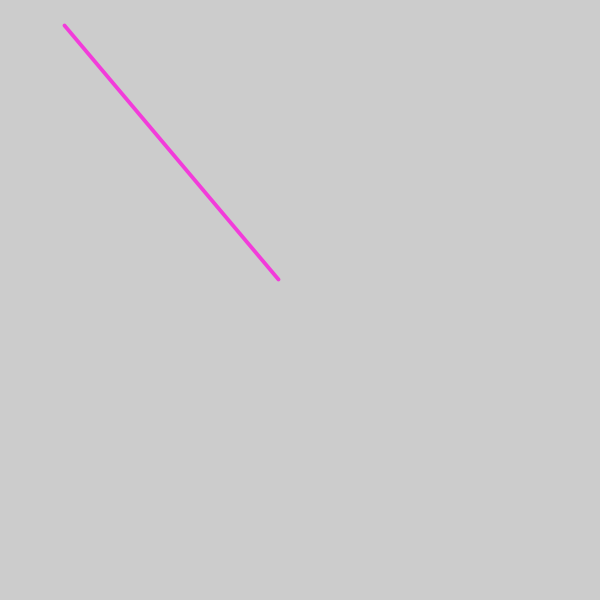
Frame 1 (no input)
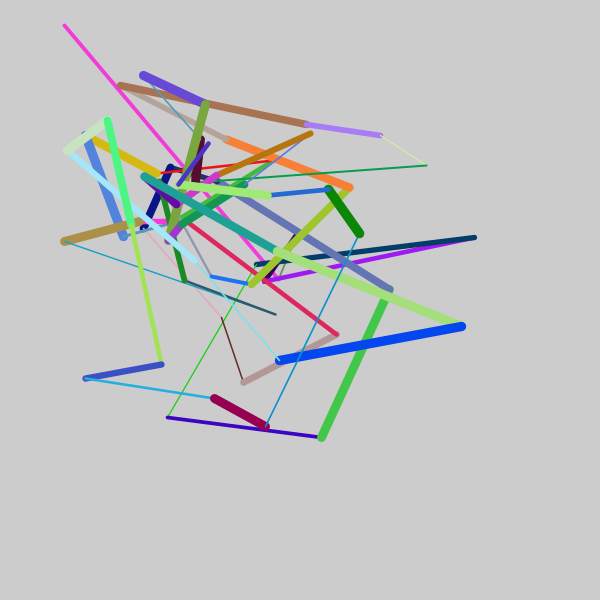
Frame 60 (the mouse pressed at the canvas centre just before this capture)
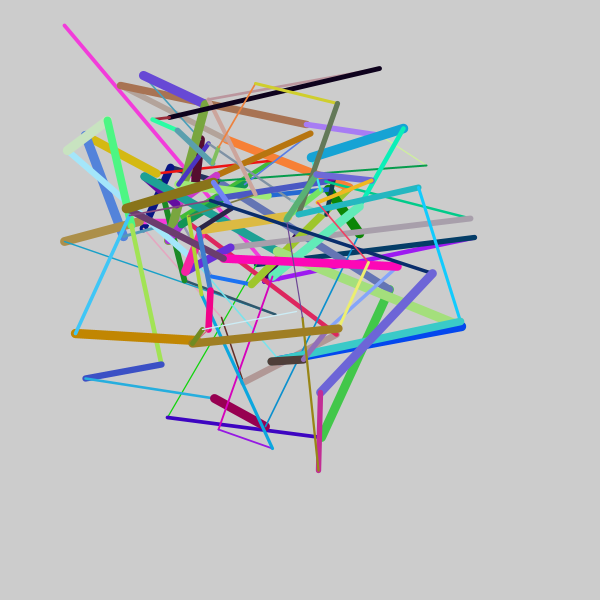
Frame 120 (the mouse held since frame 60 and released just before this capture)

The Processing sketch that drew these frames (run headless with seeded random() and noise(); from frame 60 on, the mouse is pressed at the canvas centre):

// Processing sketch: color_lines
// ── color_lines.pde
float x1 = random(width);
float y1 = random(height);
float noiseX;
float noiseY;

void setup () {
  size(600,600);
  frameRate(10);
}

void draw () {
  //translate(width/2,height/2);
  float newX = noise(noiseX += 0.5) * width;
  float newY = noise(noiseY += 0.3) * height;
  //color(random(255), random(255), random(255));
  noFill();
  stroke(random(255), random(255), random(255));
  strokeWeight(random(1,10));
  //curve(random(600), random(600), x1,y1,newX, newY, random(600), random(600));
  line(x1,y1,newX,newY);
  x1 = newX;
  y1 = newY;
}
